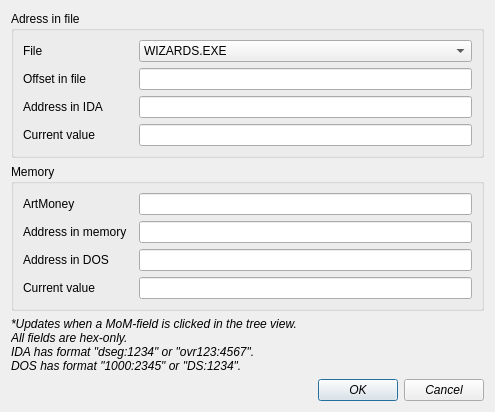
<?xml version="1.0" encoding="UTF-8"?>
<ui version="4.0">
 <class>DialogCalculatorAddress</class>
 <widget class="QDialog" name="DialogCalculatorAddress">
  <property name="geometry">
   <rect>
    <x>0</x>
    <y>0</y>
    <width>495</width>
    <height>377</height>
   </rect>
  </property>
  <property name="windowTitle">
   <string>Address Calculator</string>
  </property>
  <layout class="QGridLayout" name="gridLayout">
   <item row="0" column="0">
    <widget class="QGroupBox" name="groupBox">
     <property name="title">
      <string>Adress in file</string>
     </property>
     <layout class="QFormLayout" name="formLayout">
      <item row="0" column="0">
       <widget class="QLabel" name="label_8">
        <property name="text">
         <string>File</string>
        </property>
       </widget>
      </item>
      <item row="0" column="1">
       <widget class="QComboBox" name="comboBox_File">
        <property name="currentIndex">
         <number>2</number>
        </property>
        <item>
         <property name="text">
          <string>(None)</string>
         </property>
        </item>
        <item>
         <property name="text">
          <string>MAGIC.EXE</string>
         </property>
        </item>
        <item>
         <property name="text">
          <string>WIZARDS.EXE</string>
         </property>
        </item>
       </widget>
      </item>
      <item row="1" column="0">
       <widget class="QLabel" name="label">
        <property name="minimumSize">
         <size>
          <width>110</width>
          <height>0</height>
         </size>
        </property>
        <property name="text">
         <string>Offset in file</string>
        </property>
       </widget>
      </item>
      <item row="1" column="1">
       <widget class="QLineEdit" name="lineEdit_OffsetExe"/>
      </item>
      <item row="2" column="0">
       <widget class="QLabel" name="label_2">
        <property name="minimumSize">
         <size>
          <width>0</width>
          <height>0</height>
         </size>
        </property>
        <property name="text">
         <string>Address in IDA</string>
        </property>
       </widget>
      </item>
      <item row="2" column="1">
       <widget class="QLineEdit" name="lineEdit_OffsetIDA"/>
      </item>
      <item row="3" column="0">
       <widget class="QLabel" name="label_6">
        <property name="text">
         <string>Current value</string>
        </property>
       </widget>
      </item>
      <item row="3" column="1">
       <widget class="QLineEdit" name="lineEdit_CurrentFileValue">
        <property name="readOnly">
         <bool>true</bool>
        </property>
       </widget>
      </item>
     </layout>
    </widget>
   </item>
   <item row="4" column="0">
    <widget class="QDialogButtonBox" name="buttonBox">
     <property name="font">
      <font>
       <italic>true</italic>
      </font>
     </property>
     <property name="orientation">
      <enum>Qt::Horizontal</enum>
     </property>
     <property name="standardButtons">
      <set>QDialogButtonBox::Cancel|QDialogButtonBox::Ok</set>
     </property>
    </widget>
   </item>
   <item row="3" column="0">
    <widget class="QLabel" name="label_7">
     <property name="font">
      <font>
       <pointsize>9</pointsize>
       <italic>true</italic>
      </font>
     </property>
     <property name="text">
      <string>*Updates when a MoM-field is clicked in the tree view.
All fields are hex-only.
IDA has format &quot;dseg:1234&quot; or &quot;ovr123:4567&quot;.
DOS has format &quot;1000:2345&quot; or &quot;DS:1234&quot;.</string>
     </property>
     <property name="textFormat">
      <enum>Qt::PlainText</enum>
     </property>
    </widget>
   </item>
   <item row="2" column="0">
    <widget class="QGroupBox" name="groupBox_2">
     <property name="title">
      <string>Memory</string>
     </property>
     <layout class="QGridLayout" name="gridLayout_2">
      <item row="0" column="0">
       <widget class="QLabel" name="label_9">
        <property name="minimumSize">
         <size>
          <width>110</width>
          <height>0</height>
         </size>
        </property>
        <property name="text">
         <string>ArtMoney</string>
        </property>
       </widget>
      </item>
      <item row="0" column="1">
       <widget class="QLineEdit" name="lineEdit_ArtmoneyData">
        <property name="readOnly">
         <bool>true</bool>
        </property>
       </widget>
      </item>
      <item row="1" column="0">
       <widget class="QLabel" name="label_3">
        <property name="minimumSize">
         <size>
          <width>110</width>
          <height>0</height>
         </size>
        </property>
        <property name="text">
         <string>Address in memory</string>
        </property>
       </widget>
      </item>
      <item row="1" column="1">
       <widget class="QLineEdit" name="lineEdit_OffsetMem"/>
      </item>
      <item row="2" column="0">
       <widget class="QLabel" name="label_4">
        <property name="text">
         <string>Address in DOS</string>
        </property>
       </widget>
      </item>
      <item row="2" column="1">
       <widget class="QLineEdit" name="lineEdit_OffsetDOS"/>
      </item>
      <item row="3" column="0">
       <widget class="QLabel" name="label_5">
        <property name="text">
         <string>Current value</string>
        </property>
       </widget>
      </item>
      <item row="3" column="1">
       <widget class="QLineEdit" name="lineEdit_CurrentMemValue">
        <property name="readOnly">
         <bool>true</bool>
        </property>
       </widget>
      </item>
     </layout>
    </widget>
   </item>
  </layout>
 </widget>
 <resources/>
 <connections>
  <connection>
   <sender>buttonBox</sender>
   <signal>accepted()</signal>
   <receiver>DialogCalculatorAddress</receiver>
   <slot>accept()</slot>
   <hints>
    <hint type="sourcelabel">
     <x>248</x>
     <y>254</y>
    </hint>
    <hint type="destinationlabel">
     <x>157</x>
     <y>274</y>
    </hint>
   </hints>
  </connection>
  <connection>
   <sender>buttonBox</sender>
   <signal>rejected()</signal>
   <receiver>DialogCalculatorAddress</receiver>
   <slot>reject()</slot>
   <hints>
    <hint type="sourcelabel">
     <x>316</x>
     <y>260</y>
    </hint>
    <hint type="destinationlabel">
     <x>286</x>
     <y>274</y>
    </hint>
   </hints>
  </connection>
 </connections>
</ui>
